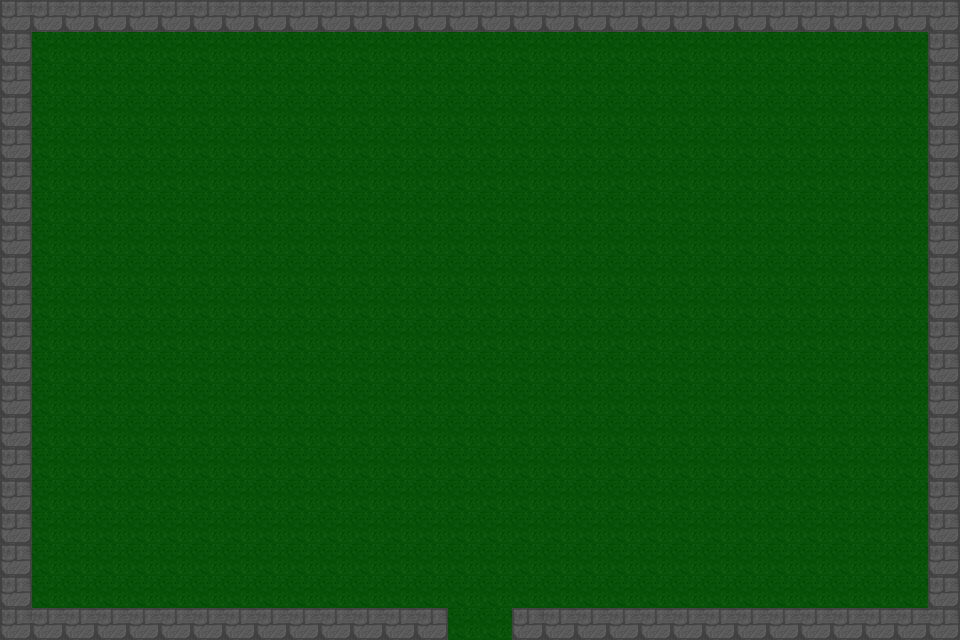

Below is a game level as drawn by its tile map, then a one-line description and the .tmx file that defines it, in full:
An orthogonal 30x20 tile map with 32x32 px tiles, 1 tile layer (Tile layer 1), 2 tilesets and 15 objects.

<map version="1.10" tiledversion="1.11.2" orientation="orthogonal" renderorder="right-down" width="30" height="20" tilewidth="32" tileheight="32" infinite="0" nextlayerid="3" nextobjectid="1">
    <tileset firstgid="1" name="Town Tileset" tilewidth="32" tileheight="32" tilecount="64" columns="8">
        <image source="../tiles/World H Tileset.png" trans="ff00ff" width="256" height="256" />
        <tile id="4">
            <objectgroup draworder="index" id="2">
                <object id="1" x="0" y="0" width="32" height="32" />
            </objectgroup>
        </tile>
        <tile id="5">
            <objectgroup draworder="index" id="2">
                <object id="1" x="0" y="0" width="32" height="32" />
            </objectgroup>
        </tile>
        <tile id="6">
            <objectgroup draworder="index" id="2">
                <object id="1" x="0" y="0" width="32" height="32" />
            </objectgroup>
        </tile>
        <tile id="7">
            <objectgroup draworder="index" id="2">
                <object id="1" x="0" y="0" width="32" height="32" />
            </objectgroup>
        </tile>
        <tile id="8">
            <objectgroup draworder="index" id="2">
                <object id="1" x="0" y="0" width="32" height="32" />
            </objectgroup>
        </tile>
        <tile id="10">
            <objectgroup draworder="index" id="2">
                <object id="1" x="0" y="32" width="32" height="0" />
            </objectgroup>
        </tile>
        <tile id="11">
            <objectgroup draworder="index" id="2">
                <object id="1" x="0" y="32" width="32" height="0" />
                <object id="2" x="32" y="0" width="0" height="32" />
            </objectgroup>
        </tile>
        <tile id="12">
            <objectgroup draworder="index" id="2">
                <object id="1" x="32" y="0" width="0" height="32" />
            </objectgroup>
        </tile>
        <tile id="13">
            <objectgroup draworder="index" id="2">
                <object id="1" x="0" y="32" width="32" height="0" />
                <object id="2" x="0" y="32" width="32" height="0" />
                <object id="3" x="0" y="0" width="0" height="32" />
            </objectgroup>
        </tile>
        <tile id="14">
            <objectgroup draworder="index" id="2">
                <object id="1" x="0" y="0" width="0" height="32" />
            </objectgroup>
        </tile>
        <tile id="16">
            <objectgroup draworder="index" id="2">
                <object id="1" x="0" y="0" width="32" height="32" />
            </objectgroup>
        </tile>
        <tile id="24">
            <objectgroup draworder="index" id="2">
                <object id="1" x="0" y="0" width="32" height="32" />
            </objectgroup>
        </tile>
    </tileset>
    <tileset firstgid="65" name="Dungeon Crawler Tileset" tilewidth="32" tileheight="32" tilecount="100" columns="10">
        <image source="../tiles/Dungeon_Tile.png" trans="" width="320" height="320" />
    </tileset>
    <layer id="1" name="Tile layer 1" width="30" height="20">
        <data encoding="csv">
9,6,6,6,6,6,6,6,6,6,6,6,6,6,6,6,6,6,6,6,6,6,6,6,6,6,6,6,6,7,
8,2,2,2,2,2,2,2,2,2,2,2,2,2,2,2,2,2,2,2,2,2,2,2,2,2,2,2,2,8,
8,2,2,2,2,2,2,2,2,2,2,2,2,2,2,2,2,2,2,2,2,2,2,2,2,2,2,2,2,8,
8,2,2,2,2,2,2,2,2,2,2,2,2,2,2,2,2,2,2,2,2,2,2,2,2,2,2,2,2,8,
8,2,2,2,2,2,2,2,2,2,2,2,2,2,2,2,2,2,2,2,2,2,2,2,2,2,2,2,2,8,
8,2,2,2,2,2,2,2,2,2,2,2,2,2,2,2,2,2,2,2,2,2,2,2,2,2,2,2,2,8,
8,2,2,2,2,2,2,2,2,2,2,2,2,2,2,2,2,2,2,2,2,2,2,2,2,2,2,2,2,8,
8,2,2,2,2,2,2,2,2,2,2,2,2,2,2,2,2,2,2,2,2,2,2,2,2,2,2,2,2,8,
8,2,2,2,2,2,2,2,2,2,2,2,2,2,2,2,2,2,2,2,2,2,2,2,2,2,2,2,2,8,
8,2,2,2,2,2,2,2,2,2,2,2,2,2,2,2,2,2,2,2,2,2,2,2,2,2,2,2,2,8,
8,2,2,2,2,2,2,2,2,2,2,2,2,2,2,2,2,2,2,2,2,2,2,2,2,2,2,2,2,8,
8,2,2,2,2,2,2,2,2,2,2,2,2,2,2,2,2,2,2,2,2,2,2,2,2,2,2,2,2,8,
8,2,2,2,2,2,2,2,2,2,2,2,2,2,2,2,2,2,2,2,2,2,2,2,2,2,2,2,2,8,
8,2,2,2,2,2,2,2,2,2,2,2,2,2,2,2,2,2,2,2,2,2,2,2,2,2,2,2,2,8,
8,2,2,2,2,2,2,2,2,2,2,2,2,2,2,2,2,2,2,2,2,2,2,2,2,2,2,2,2,8,
8,2,2,2,2,2,2,2,2,2,2,2,2,2,2,2,2,2,2,2,2,2,2,2,2,2,2,2,2,8,
8,2,2,2,2,2,2,2,2,2,2,2,2,2,2,2,2,2,2,2,2,2,2,2,2,2,2,2,2,8,
8,2,2,2,2,2,2,2,2,2,2,2,2,2,2,2,2,2,2,2,2,2,2,2,2,2,2,2,2,8,
8,2,2,2,2,2,2,2,2,2,2,2,2,2,2,2,2,2,2,2,2,2,2,2,2,2,2,2,2,8,
9,6,6,6,6,6,6,6,6,6,6,6,6,7,2,2,9,6,6,6,6,6,6,6,6,6,6,6,6,7
        </data>
    </layer>
</map>
